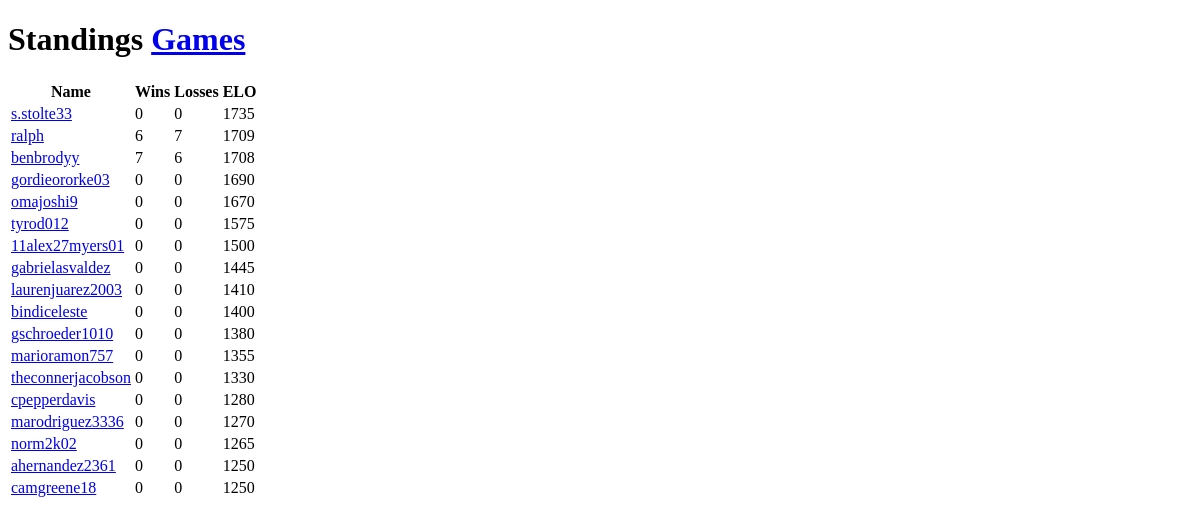
Before: / with the older database file.
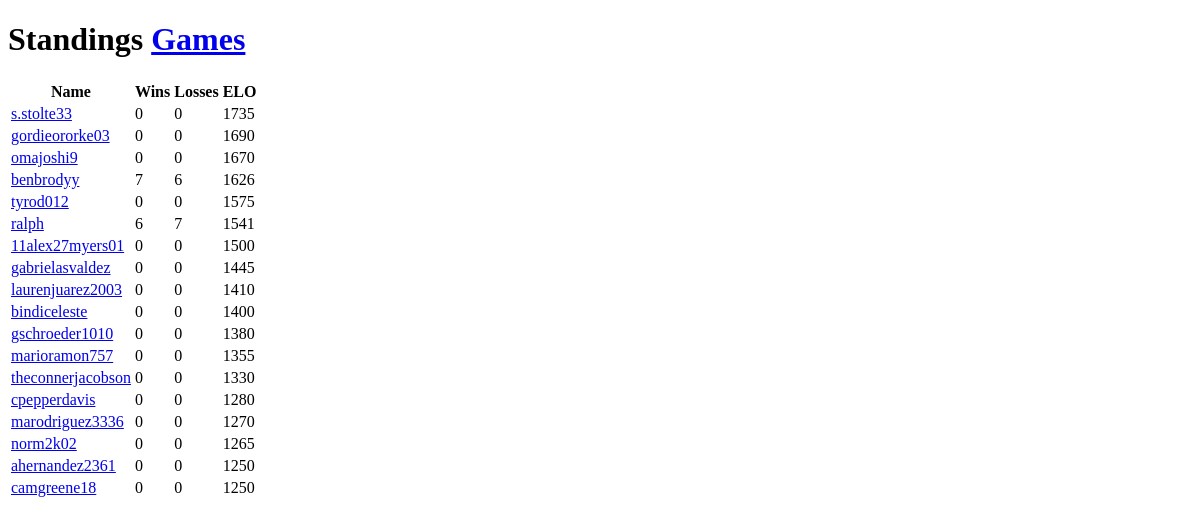
After: the same page with the newer database file.
### standings/models.py (models this page shows, shortened)
class Player(models.Model):
    name = models.CharField(max_length=200, unique=True)
    id = models.CharField(max_length=200, primary_key=True)
    elo = models.IntegerField(default=1500)

### standings/views.py (the view)
# urls.py: path('', views.IndexView.as_view(), name='index'),
class IndexView(generic.ListView):
    template_name = 'standings/index.html'
    context_object_name = 'standings'
    def get_queryset(self):
        return Player.objects.annotate(wins=Count('winners', distinct=True), losses=Count('losers', distinct=True)).order_by('-elo')

### standings/templates/standings/index.html (shortened to what this page needs)
{% extends "standings/base.html" %}
{% block content %}
<h1>Standings <a href="{% url 'standings:games' %}">Games</a></h1>
<table>
  <tr>
    <th>Name</th>
    <th>Wins</th>
    <th>Losses</th>
    <th>ELO</th>
  </tr>
{% for player in standings %}
  <tr>
    <td><a href="{% url 'standings:player' player.name %}">{{ player.name }}</a></td>
    <td>{{ player.wins }}</td>
    <td>{{ player.losses }}</td>
    <td>{{ player.elo }}</td>
  </tr>
{% endfor %}
</table>
{% endblock %}

Changed rows visible on the page:
changed Player "benbrodyy": elo "1708" → "1626"; moves down the list
changed Player "ralph": elo "1709" → "1541"; moves down the list
